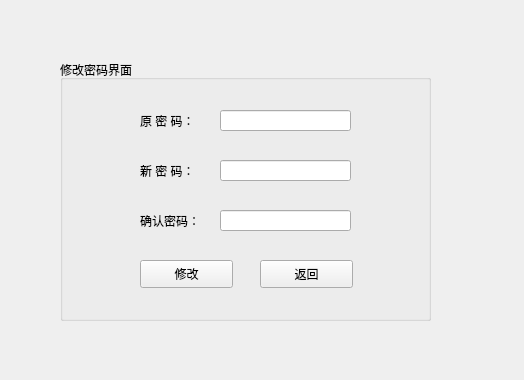
<?xml version="1.0" encoding="UTF-8"?>
<ui version="4.0">
 <class>Gaimima</class>
 <widget class="QWidget" name="Gaimima">
  <property name="geometry">
   <rect>
    <x>0</x>
    <y>0</y>
    <width>524</width>
    <height>380</height>
   </rect>
  </property>
  <property name="windowTitle">
   <string>Form</string>
  </property>
  <widget class="QGroupBox" name="groupBox">
   <property name="geometry">
    <rect>
     <x>60</x>
     <y>60</y>
     <width>371</width>
     <height>261</height>
    </rect>
   </property>
   <property name="title">
    <string>修改密码界面</string>
   </property>
   <widget class="QPushButton" name="pushButton">
    <property name="geometry">
     <rect>
      <x>80</x>
      <y>200</y>
      <width>93</width>
      <height>28</height>
     </rect>
    </property>
    <property name="text">
     <string>修改</string>
    </property>
   </widget>
   <widget class="QLineEdit" name="lineEdit_3">
    <property name="geometry">
     <rect>
      <x>160</x>
      <y>150</y>
      <width>131</width>
      <height>21</height>
     </rect>
    </property>
   </widget>
   <widget class="QLabel" name="label">
    <property name="geometry">
     <rect>
      <x>80</x>
      <y>50</y>
      <width>71</width>
      <height>21</height>
     </rect>
    </property>
    <property name="text">
     <string>原 密 码：</string>
    </property>
   </widget>
   <widget class="QLineEdit" name="lineEdit_2">
    <property name="geometry">
     <rect>
      <x>160</x>
      <y>100</y>
      <width>131</width>
      <height>21</height>
     </rect>
    </property>
   </widget>
   <widget class="QLineEdit" name="lineEdit">
    <property name="geometry">
     <rect>
      <x>160</x>
      <y>50</y>
      <width>131</width>
      <height>21</height>
     </rect>
    </property>
   </widget>
   <widget class="QLabel" name="label_2">
    <property name="geometry">
     <rect>
      <x>80</x>
      <y>100</y>
      <width>71</width>
      <height>21</height>
     </rect>
    </property>
    <property name="text">
     <string>新 密 码：</string>
    </property>
   </widget>
   <widget class="QLabel" name="label_3">
    <property name="geometry">
     <rect>
      <x>80</x>
      <y>150</y>
      <width>71</width>
      <height>21</height>
     </rect>
    </property>
    <property name="text">
     <string>确认密码：</string>
    </property>
   </widget>
   <widget class="QPushButton" name="pushButton_2">
    <property name="geometry">
     <rect>
      <x>200</x>
      <y>200</y>
      <width>93</width>
      <height>28</height>
     </rect>
    </property>
    <property name="text">
     <string>返回</string>
    </property>
   </widget>
  </widget>
 </widget>
 <resources/>
 <connections/>
</ui>
